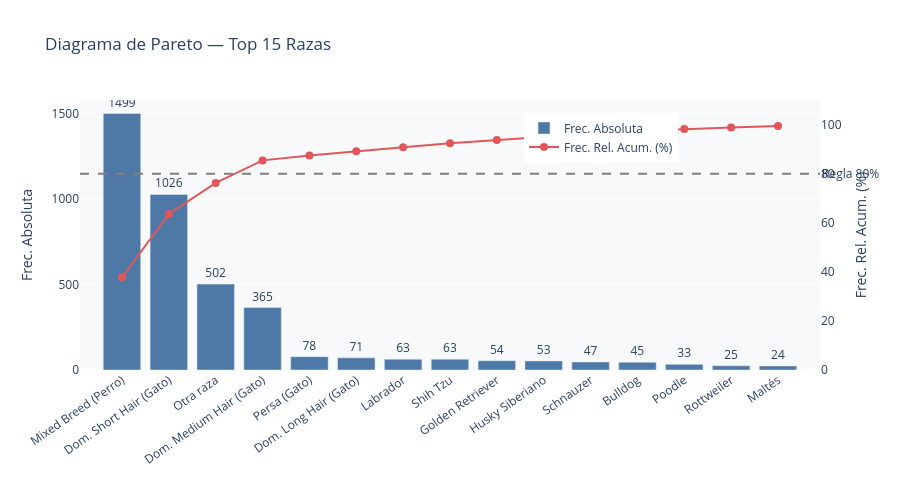

Notebook code cell kept with this figure:
### Markdown cell above
### 5.6 · Top 15 Razas — Diagrama de Pareto

### Code cell
tbl_raza = tabla_frecuencias(df["Breed_Label"], "Raza").head(15)
display(tbl_raza)

fig = go.Figure()
fig.add_trace(go.Bar(
    x=tbl_raza["Raza"], y=tbl_raza["Frec. Absoluta"],
    name="Frec. Absoluta",
    marker_color="#4E79A7",
    text=tbl_raza["Frec. Absoluta"], textposition="outside", yaxis="y1"
))
fig.add_trace(go.Scatter(
    x=tbl_raza["Raza"], y=tbl_raza["Frec. Rel. Acum. (%)"],
    name="Frec. Rel. Acum. (%)", mode="lines+markers",
    marker=dict(size=8, color="#E15759"),
    line=dict(color="#E15759", width=2), yaxis="y2"
))
fig.add_hline(y=80, line_dash="dash", line_color="gray",
              annotation_text="Regla 80%", annotation_position="right",
              yref="y2")
fig.update_layout(
    title="Diagrama de Pareto — Top 15 Razas",
    xaxis_tickangle=-35,
    yaxis=dict(title="Frec. Absoluta"),
    yaxis2=dict(title="Frec. Rel. Acum. (%)", overlaying="y",
                side="right", range=[0,110], showgrid=False),
    legend=dict(x=0.6, y=0.95), plot_bgcolor=BG_COLOR,
    paper_bgcolor="white", height=480
)
fig.show()

### Figure 1 — Plotly figure (JSON) as saved in the notebook; plotly's stock layout.template omitted (floating-point values rounded to 4 significant figures)
{"data": [{"marker": {"color": "#4E79A7"}, "name": "Frec. Absoluta", "text": [1499.0, 1026.0, 502.0, 365.0, 78.0, 71.0, 63.0, 63.0, 54.0, 53.0, 47.0, 45.0, 33.0, 25.0, 24.0], "textposition": "outside", "type": "bar", "x": ["Mixed Breed (Perro)", "Dom. Short Hair (Gato)", "Otra raza", "Dom. Medium Hair (Gato)", "Persa (Gato)", "Dom. Long Hair (Gato)", "Labrador", "Shih Tzu", "Golden Retriever", "Husky Siberiano", "Schnauzer", "Bulldog", "Poodle", "Rottweiler", "Maltés"], "y": [1499, 1026, 502, 365, 78, 71, 63, 63, 54, 53, 47, 45, 33, 25, 24], "yaxis": "y"}, {"line": {"color": "#E15759", "width": 2}, "marker": {"color": "#E15759", "size": 8}, "mode": "lines+markers", "name": "Frec. Rel. Acum. (%)", "type": "scatter", "x": ["Mixed Breed (Perro)", "Dom. Short Hair (Gato)", "Otra raza", "Dom. Medium Hair (Gato)", "Persa (Gato)", "Dom. Long Hair (Gato)", "Labrador", "Shih Tzu", "Golden Retriever", "Husky Siberiano", "Schnauzer", "Bulldog", "Poodle", "Rottweiler", "Maltés"], "y": [37.74, 63.57, 76.21, 85.4, 87.36, 89.15, 90.74, 92.33, 93.69, 95.02, 96.2, 97.33, 98.16, 98.79, 99.39], "yaxis": "y2"}], "layout": {"annotations": [{"showarrow": false, "text": "Regla 80%", "x": 1, "xanchor": "left", "xref": "x domain", "y": 80, "yanchor": "middle", "yref": "y2"}], "height": 480, "legend": {"x": 0.6, "y": 0.95}, "paper_bgcolor": "white", "plot_bgcolor": "#F8F9FA", "shapes": [{"line": {"color": "gray", "dash": "dash"}, "type": "line", "x0": 0, "x1": 1, "xref": "x domain", "y0": 80, "y1": 80, "yref": "y2"}], "title": {"text": "Diagrama de Pareto — Top 15 Razas"}, "xaxis": {"tickangle": -35}, "yaxis": {"title": {"text": "Frec. Absoluta"}}, "yaxis2": {"overlaying": "y", "range": [0, 110], "showgrid": false, "side": "right", "title": {"text": "Frec. Rel. Acum. (%)"}}}}
